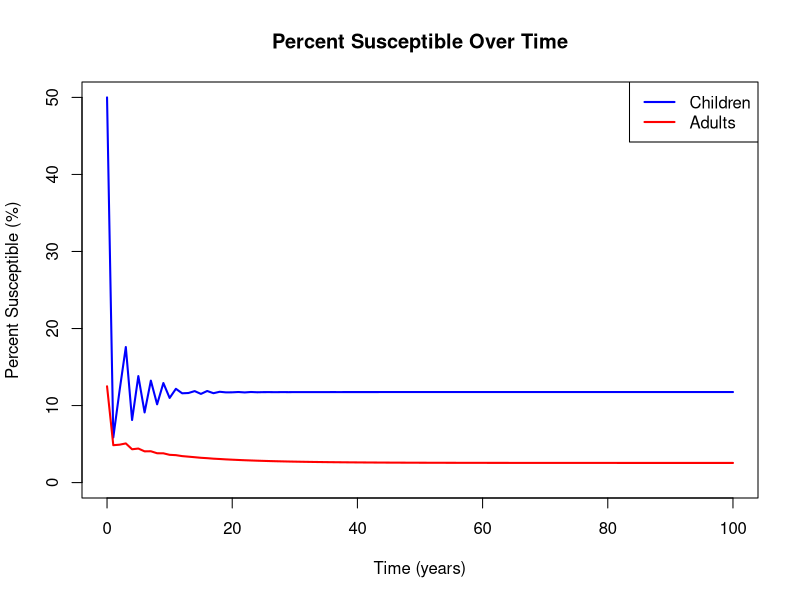

Write the R code that produced this figure.
## Lab 10: age-structured model

########################################################################################
## PART 1: Two AGE GROUP MODEL
########################################################################################

library(deSolve)

# sample code for the 2-age group model
SIR2ageGrs <- function(t, state, parameters) {
  with(as.list(c(state, parameters)), {
    
    dSC = nu - SC * (betaCC * IC + betaCA * IA) - muC * SC - lC * SC
    dIC = SC * (betaCC * IC + betaCA * IA) - gamma * IC - muC * IC - lC * IC
    dSA = lC * SC - SA * (betaAC * IC + betaAA * IA) - muA * SA
    dIA = lC * IC + SA * (betaAC * IC + betaAA * IA) - gamma * IA - muA * IA
    
    list(c(dSC, dIC, dSA, dIA))
  })
}



## parameters/initial conditions 
## note all time units are in year here
betaCC = 1100; # transmission rate among children per year
betaCA = betaAC = 110;  # transmission rate between children and adults per year
betaAA = 220; # transmission rate among adults per year
gamma = 1 / (14/365); # recovery rate: 1/ infectious period, infectious period = 2 weeks  

lC = 0.066667; # rate of leaving the children group: 1/15 per year

muC = 0; # mortality rate of children
muA = 0.0166667; # mortality rate of adults:  1/(75-15);  mean life expectancy=75yr; subtract the 15 yrs in youth with 0 death rate

# fraction of population in the two age groups
nC = 0.2;  # % children = 15/75; 
nA = 0.8; # % adults = 1-nC;
nu = 1/75; # birth rate, per year

# initial susceptibility 
SC0 = .1; # initial susceptibility in children 10%
SA0 =.1; # initial susceptibility in adults 10%
# initial infectious:
IC0 = .0001; # initial infection rate in children 
IA0 = .0001; # initial infection rate in adults
# initial recovered:
RC0 = nC - IC0 - SC0; 
RA0 = nA - IA0 - SA0; 

######  CODE ON YOUR OWN  ###### 
## to run the model, you will have to put all pieces (parameters, initial conditions, etc.) together. 
## [Q1] Run the model using parameters/initial conditions listed in the next slide for 100 years.  
## Plot the fraction of susceptibles (Si/ni) for the two groups. what do you find, which group has a higher susceptibility? Why? (1pt)

parametersSIR2=(c(betaCC=betaCC, betaCA=betaCA,
                  betaAA=betaAA, betaAC=betaAC, gamma=gamma))

state=(c(SC=SC0, IC=IC0,
         SA=SA0, IA=IA0))

times=seq(0,100,by=1)

simSIR2=ode(y=state,times=times,func=SIR2ageGrs,parms=parametersSIR2)

SC_frac=simSIR2[,'SC'] / nC * 100  # % of susceptible children
SA_frac=simSIR2[,'SA'] / nA * 100  # % of susceptible adults

plot(simSIR2[,'time'], SC_frac, type = "l", col = "blue", lwd = 2,
     xlab = "Time (years)", ylab = "Percent Susceptible (%)",
     main = "Percent Susceptible Over Time", ylim = c(0, max(SC_frac, SA_frac)))
lines(simSIR2[,'time'], SA_frac, col = "red", lwd = 2)
legend("topright", legend = c("Children", "Adults"), col = c("blue", "red"), lwd = 2)


## SAMPLE CODE TO NORMALIZE THE PROPORTIONS RELATIVE TO THE SPECIFIC GROUP (VS THE ENTIRE POPULATION)
if(F){
  ## proportion susceptible in the two groups, i.e. Si/ni
  fSC=sim[,'SC']/nC; # note: it is normalized by population size in each group
  fSA=sim[,'SA']/nA;
  
  ## proportion infectious in the two groups, i.e. Ii/ni
  fIC=sim[,'IC']/nC;
  fIA=sim[,'IA']/nA;
  
  
  ## plot # people infected
  totI=rowSums(sim[,c('IC','IA')]);  # total infectious
  totS=rowSums(sim[,c('SC','SA')]);  # total susecptible
  
}



# [Q2] What is R0 for the entire population? What would the average age of infection be, given this R0 value and a life span of 75 yr? (0.5pt)
# [Hint: use the same method we used for risk structured model, ignore death rate and aging rate]




# [Q3] What is the force of infection for each of the two groups, when the disease / your simulation reaches equilibrium? (0.5pt)[Hint: What is the force of infection?]




# [Q4] What is the force of infection for each of the two groups, given the parameters and initial state variables at the beginning of the simulation? (0.5pt)[Hint: What is the force of infection?]





########################################################################################
## PART 2: VACCINATION
########################################################################################
# [Q5] Code a model with 2 age groups and vaccination at birth using the equations in the slide 12
# (Submit the finished code in your lab report.)  





# [Q6] Then test your model with p=0.5 and the same initial conditions/parameters as in Part 1. 
# Plot the fraction of recovered/immune (Ri/ni) for the two age groups.   (0.5 pt)






####################
## TEST DIFFERENT VACCINATION RATES
## use the R Shiny App: ShinyApp_Vac.R
